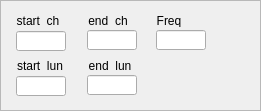
    <widget class="QFrame" name="si_frame">
     <property name="geometry">
      <rect>
       <x>570</x>
       <y>10</y>
       <width>261</width>
       <height>111</height>
      </rect>
     </property>
     <property name="frameShape">
      <enum>QFrame::StyledPanel</enum>
     </property>
     <property name="frameShadow">
      <enum>QFrame::Raised</enum>
     </property>
     <widget class="QLabel" name="label_61">
      <property name="geometry">
       <rect>
        <x>10</x>
        <y>15</y>
        <width>56</width>
        <height>12</height>
       </rect>
      </property>
      <property name="text">
       <string>start_ch</string>
      </property>
      <property name="alignment">
       <set>Qt::AlignCenter</set>
      </property>
     </widget>
     <widget class="QLabel" name="label_62">
      <property name="geometry">
       <rect>
        <x>80</x>
        <y>15</y>
        <width>56</width>
        <height>12</height>
       </rect>
      </property>
      <property name="text">
       <string>end_ch</string>
      </property>
      <property name="alignment">
       <set>Qt::AlignCenter</set>
      </property>
     </widget>
     <widget class="QLabel" name="label_63">
      <property name="geometry">
       <rect>
        <x>141</x>
        <y>15</y>
        <width>56</width>
        <height>12</height>
       </rect>
      </property>
      <property name="text">
       <string>Freq</string>
      </property>
      <property name="alignment">
       <set>Qt::AlignCenter</set>
      </property>
     </widget>
     <widget class="QLineEdit" name="si_start_ch_txt">
      <property name="geometry">
       <rect>
        <x>16</x>
        <y>31</y>
        <width>50</width>
        <height>20</height>
       </rect>
      </property>
     </widget>
     <widget class="QLineEdit" name="si_end_ch_txt">
      <property name="geometry">
       <rect>
        <x>87</x>
        <y>30</y>
        <width>50</width>
        <height>20</height>
       </rect>
      </property>
     </widget>
     <widget class="QLineEdit" name="si_freq_txt">
      <property name="geometry">
       <rect>
        <x>156</x>
        <y>30</y>
        <width>50</width>
        <height>20</height>
       </rect>
      </property>
     </widget>
     <widget class="QLabel" name="label_64">
      <property name="geometry">
       <rect>
        <x>12</x>
        <y>60</y>
        <width>56</width>
        <height>12</height>
       </rect>
      </property>
      <property name="text">
       <string>start_lun</string>
      </property>
      <property name="alignment">
       <set>Qt::AlignCenter</set>
      </property>
     </widget>
     <widget class="QLineEdit" name="si_start_lun_txt">
      <property name="geometry">
       <rect>
        <x>16</x>
        <y>76</y>
        <width>50</width>
        <height>20</height>
       </rect>
      </property>
     </widget>
     <widget class="QLineEdit" name="si_end_lun_txt">
      <property name="geometry">
       <rect>
        <x>87</x>
        <y>75</y>
        <width>50</width>
        <height>20</height>
       </rect>
      </property>
     </widget>
     <widget class="QLabel" name="label_65">
      <property name="geometry">
       <rect>
        <x>82</x>
        <y>60</y>
        <width>56</width>
        <height>12</height>
       </rect>
      </property>
      <property name="text">
       <string>end_lun</string>
      </property>
      <property name="alignment">
       <set>Qt::AlignCenter</set>
      </property>
     </widget>
    </widget>
